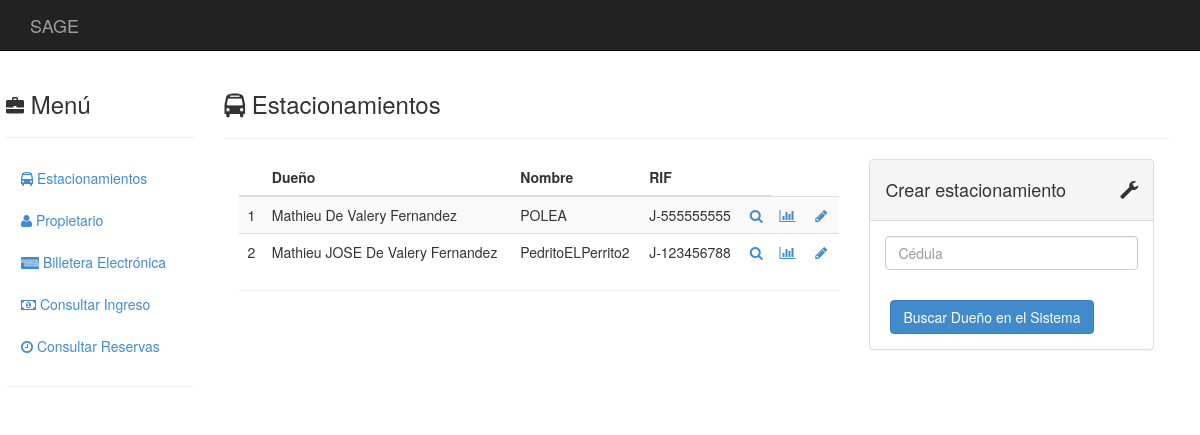
Before: /estacionamientos/ with the older database file.
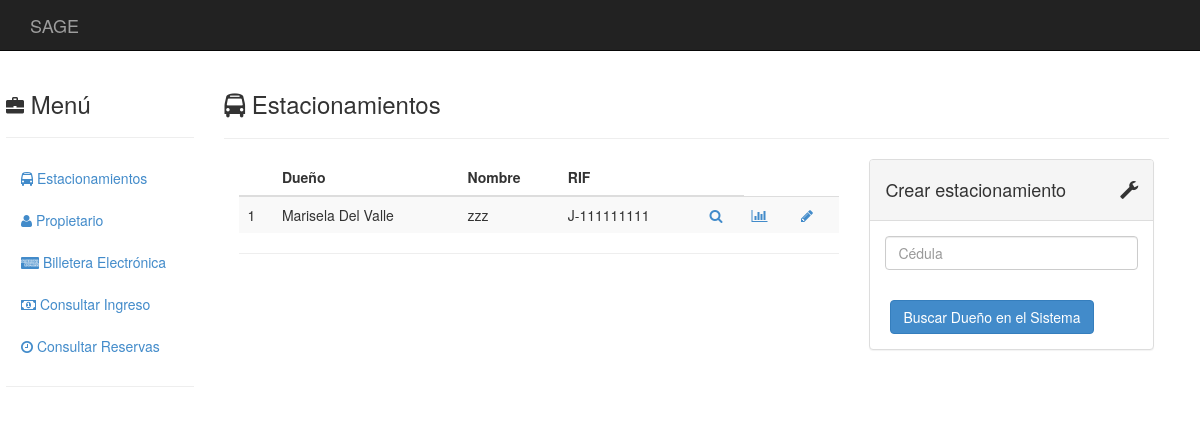
After: the same page with the newer database file.
### estacionamientos/models.py (models this page shows, shortened)
class Estacionamiento(models.Model):
	propietario = models.ForeignKey(Propietario)
	nombre      = models.CharField(max_length = 50)
	direccion   = models.TextField(max_length = 120)
	telefono1   = models.CharField(blank = True, null = True, max_length = 30)
	telefono2   = models.CharField(blank = True, null = True, max_length = 30)
	telefono3   = models.CharField(blank = True, null = True, max_length = 30)
	email1      = models.EmailField(blank = True, null = True)
	email2      = models.EmailField(blank = True, null = True)
	rif         = models.CharField(max_length = 12)
	content_type = models.ForeignKey(ContentType, null = True)
	object_id    = models.PositiveIntegerField(null = True)
	tarifa       = GenericForeignKey()
	apertura     = models.TimeField(blank = True, null = True)
	cierre       = models.TimeField(blank = True, null = True)
	capacidad    = models.IntegerField(blank = True, null = True)

class Propietario(models.Model):
	nombre       = models.CharField(max_length = 50, null = False)
	apellido     = models.CharField(max_length = 50, blank = True, null = True)
	cedula       = models.CharField(max_length = 10, null = False)
	telefono     = models.CharField(blank = True, null = True, max_length = 30)
	email        = models.EmailField(blank = True, null = True)

### estacionamientos/views.py (the view, shortened to what this page needs)
def estacionamientos_all(request):
    estacionamientos = Estacionamiento.objects.all()
    espacio = " "
    form = CedulaForm()
    return render(
    request,
        'catalogo-estacionamientos.html',
        { 'form': form
        , 'estacionamientos': estacionamientos
        , 'espacio' : espacio
        }
    )

### estacionamientos/forms.py
class CedulaForm(forms.Form):
    id_validator = RegexValidator(
        regex   = '^[VE]-[0-9]+$',
        message = 'La cédula solo puede contener caracteres numéricos.'
    )
    cedula = forms.CharField(
        required   = True,
        label      = "Cédula",
        validators = [id_validator],
        widget = forms.TextInput(attrs =
            { 'class'       : 'form-control'
            , 'placeholder' : 'Cédula'
            , 'pattern'     : id_validator.regex.pattern
            , 'message'     : id_validator.message
            }
        )
    )

### templates/catalogo-estacionamientos.html (shortened to what this page needs)
{% extends "base.html" %}
{% block innerContents%}
  <div class="col-sm-10">
    <h3><i class="fa fa-bus"></i>
      Estacionamientos
    </h3>
    <hr>
    <div class="col-md-8">
      <table class="table table-striped">
        {% if estacionamientos %}
        <thead>
          <tr>
            <th></th>
            <th>Dueño</th>
            <th>Nombre</th>
            <th>RIF</th>
            <th></th>
          </tr>
        </thead>
        <tbody>
          {% for obj in estacionamientos %}
            <tr>
              <td>{{forloop.counter}}</td>
              <td>{{obj.propietario.nombre}}{{espacio}}{{obj.propietario.apellido}}</td>
              <td>{{obj.nombre}}</td>
              <td>{{obj.rif}}</td>
              <td><a href="./{{obj.id}}">
                  <i class="fa fa-search"></i>
              </a></td>
              <td><a href="./{{obj.id}}/tasa">
                  <i class="fa fa-bar-chart"></i>
              </a></td>
              <td><a href="./{{obj.id}}/editar_dueno">
                  <i class="fa fa-pencil fa-fw"></i>
              </a></td>
            </tr>
          {% endfor %}
        </tbody>
        {% else %}
          <h3>No hay estacionamientos</h3>
        {% endif %}
      </table>
      <hr>
    </div>
    <div class="col-md-4">
      <div class="panel panel-default">
        <div class="panel-heading">
          <div class="panel-title">
            <i class="glyphicon glyphicon-wrench pull-right"></i>
            <h4>
              Crear estacionamiento
            </h4>
          </div>
        </div>
        <div class="panel-body">
          <form action="" method="post" class="form form-vertical">
              {% for field in form %}
              {{ field }}
                    <p>
              {% endfor %}
            <div class="control-group">
              <div class="controls">
                <button type="submit" class="btn btn-primary">
                  Buscar Dueño en el Sistema
                </button>
              </div>
            </div>
          </form>
        </div>
      </div>
    </div>
  </div>
{% endblock %}

### templates/base.html (shortened to what this page needs)
{% load staticfiles %}
<!DOCTYPE html>
<html lang="es">
  <head>
    <link href="{% static 'css/bootstrap.min.css'%}" rel="stylesheet">
    <link href="{% static 'css/font-awesome.min.css'%}" rel="stylesheet">
    <link href="{% static 'css/base.css'%}" rel="stylesheet">
  </head>
  {% block body %}<body>{% endblock %}
    {% block header %}
      <div id="top-nav" class="navbar navbar-inverse navbar-static-top">
        <div class="container">
          <div class="navbar-header">
            <div class="navbar-brand" href="#">
              SAGE
            </div>
          </div>
        </div>
      </div>
    {% endblock %}
    {% block outerContents %}
    <div class="container">
      <div class="row">
        {% block menu %}
          {% include "menu.html" %}
        {% endblock %}
        {% block innerContents %}
        {% endblock %}
      </div>
    </div>
    {% endblock %}
  </body>
</html>

### templates/menu.html (shortened to what this page needs)
<div class="col-sm-2">
  <h3><i class="glyphicon glyphicon-briefcase"></i>
      Menú
  </h3>
  <hr>
  <ul class="nav nav-stacked">
    <li><a href=".."><i class="fa fa-bus"></i>
      Estacionamientos
    </a></li>
    <li><a href="/estacionamientos/menupropietario"><i class="fa fa-user"></i>
      Propietario
    </a></li>
    <li><a href="/estacionamientos/menubilletera"><i class="fa fa-cc-amex"></i>
      Billetera Electrónica
    </a></li>
    <li><a href="/estacionamientos/ingreso"><i class="fa fa-money"></i>
      Consultar Ingreso
    </a></li>
    <li><a href="/estacionamientos/consulta_reserva"><i class="fa fa-clock-o"></i>
      Consultar Reservas
    </a></li>
  </ul>
  <hr>
</div>

### static/css/base.css (style rules this page uses)
body { background-image: url("./images.jpg"); background-repeat:no-repeat; background-position: bottom left; background-attachment: fixed; }
.navbar-static-top { margin-bottom:20px; }
i { font-size:18px; }
.control-group { margin: 0 5px; }

### templates/menu.html (style rules this page uses)
.col-sm-2 { width : 18.667%; margin-left : -24px; }

Changed rows visible on the page:
removed Estacionamiento: propietario.nombre "Mathieu", propietario.apellido "De Valery Fernandez", nombre "POLEA", rif "J-555555555"
removed Estacionamiento: propietario.nombre "Mathieu JOSE", propietario.apellido "De Valery Fernandez", nombre "PedritoELPerrito2", rif "J-123456788"
added Estacionamiento: propietario.nombre "Marisela", propietario.apellido "Del Valle", nombre "zzz", rif "J-111111111"
